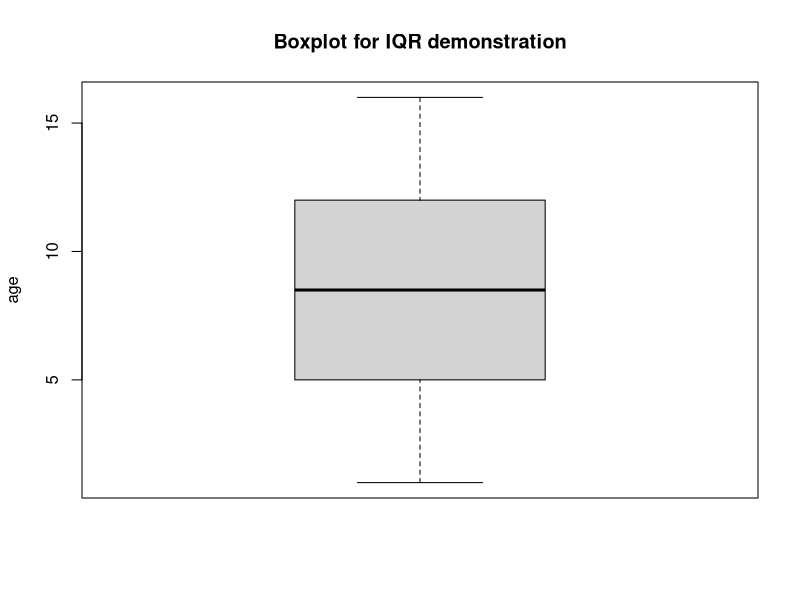

R code for this plot:
## ---- chunk 1
a <- c(1, 3, 5, 7, 8, 9, 11, 12, 14, 16)
BigFamilie <- data.frame(a)
colnames(BigFamilie) <- c("Alter_Kinder")
summary(BigFamilie$Alter_Kinder)
## ---- chunk 2
boxplot(BigFamilie, ylab = "age", main = "Boxplot for IQR demonstration")
